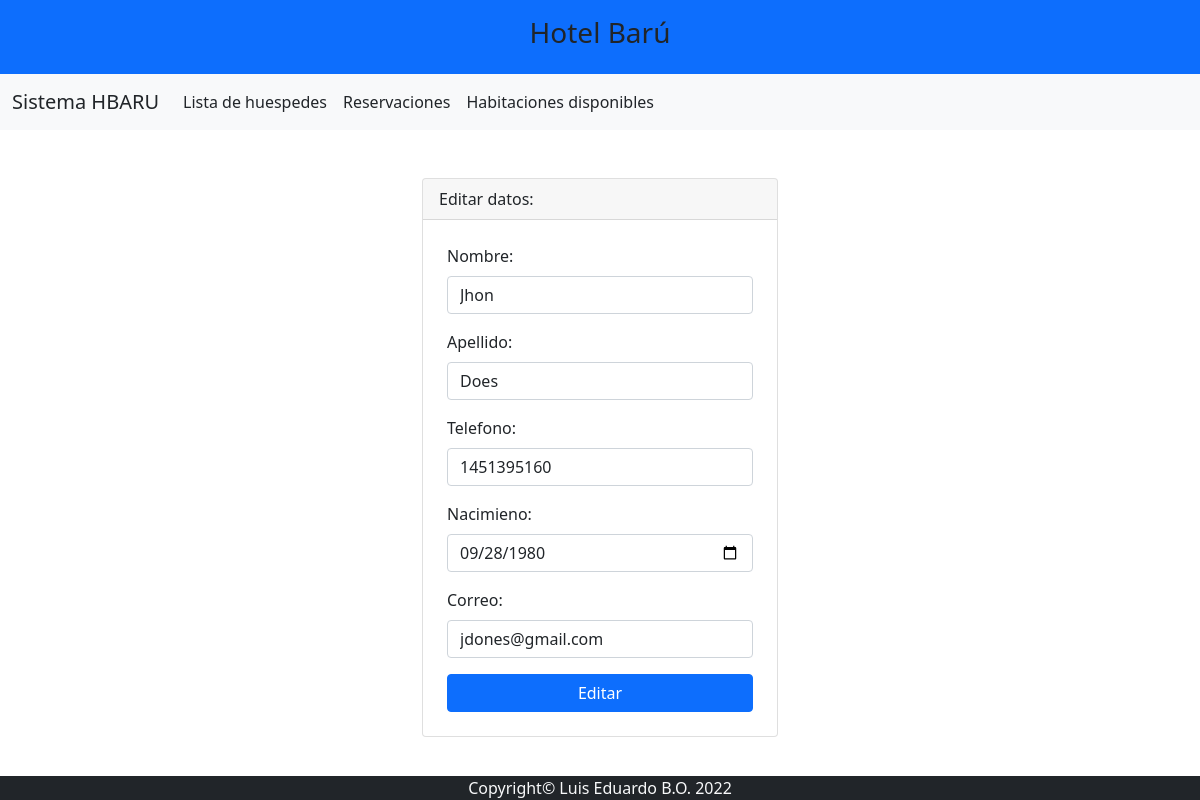
Screenshot of /editar.php?id=1 with the database file from the repository.
### tables this page shows
CREATE TABLE `user` (
  `id` int(10) NOT NULL,
  `firstname` varchar(50) NOT NULL,
  `lastname` varchar(50) NOT NULL,
  `phonenumber` int(50) NOT NULL,
  `birthdate` date NOT NULL,
  `email` varchar(150) NOT NULL
);

### editar.php (the view, shortened to what this page needs)
<?php include 'template/header.php' ?>
<?php
    include_once 'model/conexion.php';
    $codigo = $_GET['id'];
    $sentencia = $bd->prepare("select * from user where id = ?;");
    $sentencia->execute([$codigo]);
    $persona = $sentencia->fetch(PDO::FETCH_OBJ);
?>
<div class="container mt-5">
    <div class="row justify-content-center">
        <div class="col-md-4">
            <div class="card">
                <div class="card-header">
                    Editar datos:
                </div>
                <form class="p-4" method="POST" action="editarProceso.php">
                    <div class="mb-3">
                        <label class="form-label">Nombre: </label>
                        <input type="text" class="form-control" name="txtNombre" required
                        value="<?php echo $persona->firstname; ?>">
                    </div>
                    <div class="mb-3">
                        <label class="form-label">Apellido: </label>
                        <input type="text" class="form-control" name="txtApellido" autofocus required
                        value="<?php echo $persona->lastname; ?>">
                    </div>
                    <div class="mb-3">
                        <label class="form-label">Telefono: </label>
                        <input type="number" class="form-control" name="txtTelefono" autofocus required
                        value="<?php echo $persona->phonenumber; ?>">
                    </div>
                    <div class="mb-3">
                        <label class="form-label">Nacimieno: </label>
                        <input type="date" class="form-control" name="txtNacimiento" autofocus required
                        value="<?php echo $persona->birthdate; ?>">
                    </div>
                    <div class="mb-3">
                        <label class="form-label">Correo: </label>
                        <input type="email" class="form-control" name="txtCorreo" autofocus required
                        value="<?php echo $persona->email; ?>">
                    </div>
                    <div class="d-grid">
                        <input type="submit" class="btn btn-primary" value="Editar">
                    </div>
                </form>
            </div>
        </div>
    </div>
</div>
<?php include 'template/footer.php' ?>

### rows the page displays
user: txtNombre "Jhon", txtApellido "Does", txtTelefono "1451395160", txtNacimiento "09/28/1980", txtCorreo "jdones@gmail.com"
